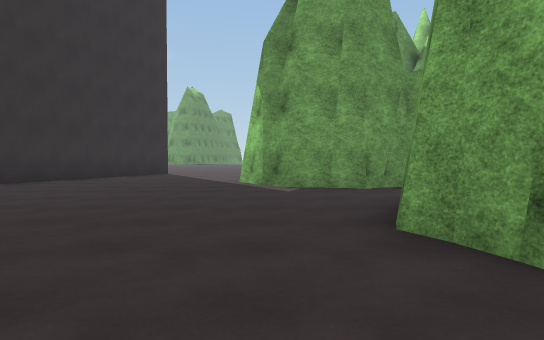
View 1 (above)

24 first-person views from a walk through a Unity game level. The camera is 1.2 m above the floor, tilts 2° down and sees 70° across. The floor is counted in squares, 2 m on a side. Each view is taken from the middle of a square. On the plan, view 1 faces up. The plan holds only what a view shows up to about 11 squares ahead; the rest is blank. The place goes on beyond the plan. Surface patterns are stand-ins for the level's own textures.

View 2
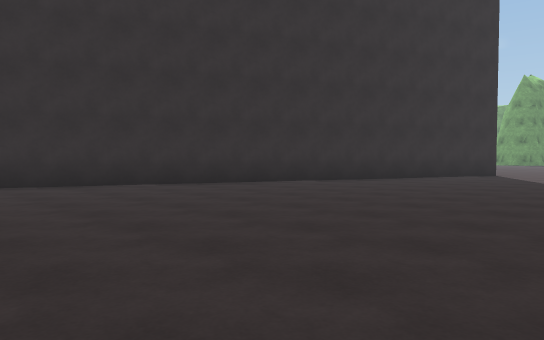

View 3
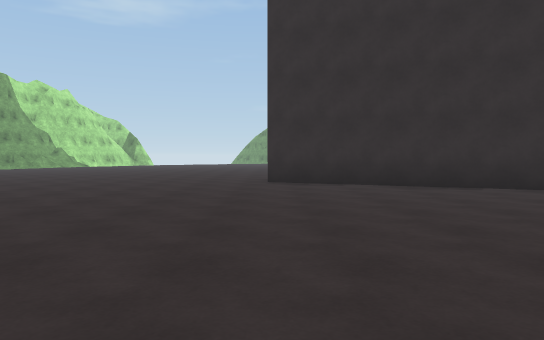

View 4
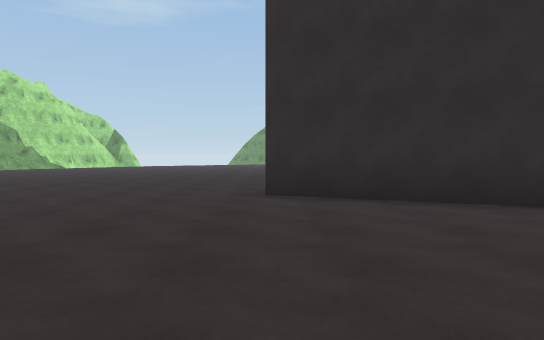

View 5
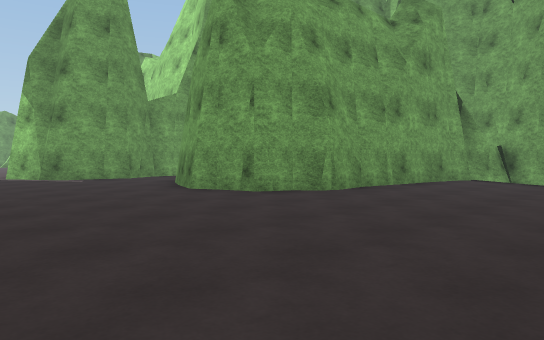

View 6
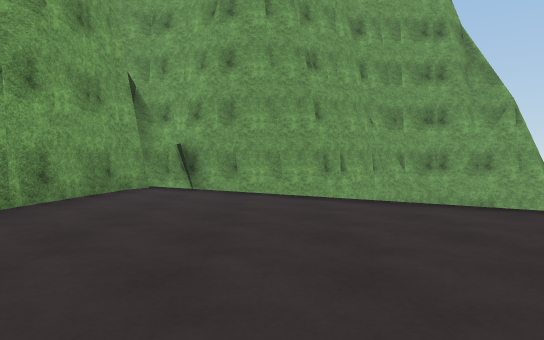

View 7
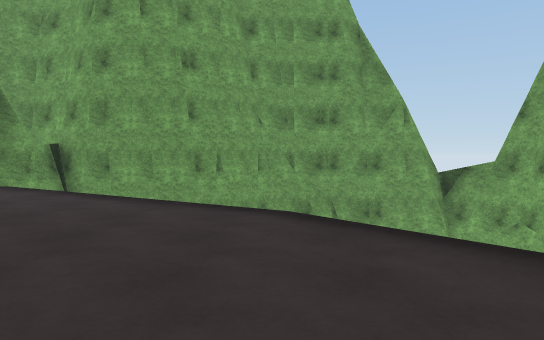

View 8
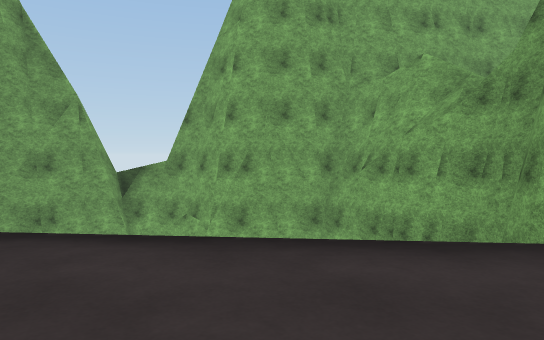

View 9
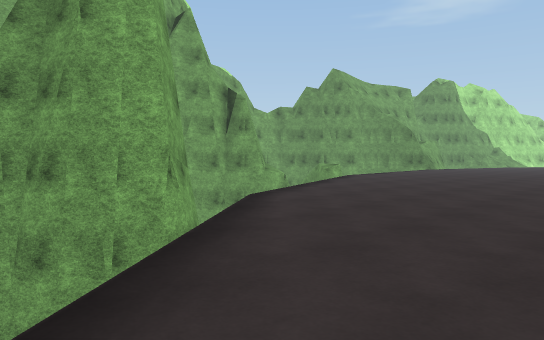

View 10
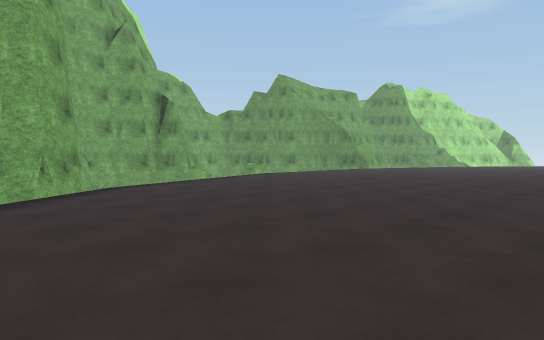

View 11
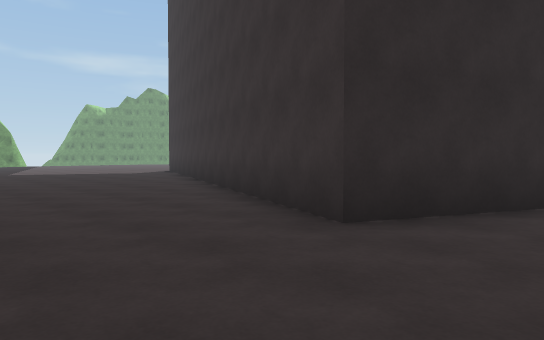

View 12
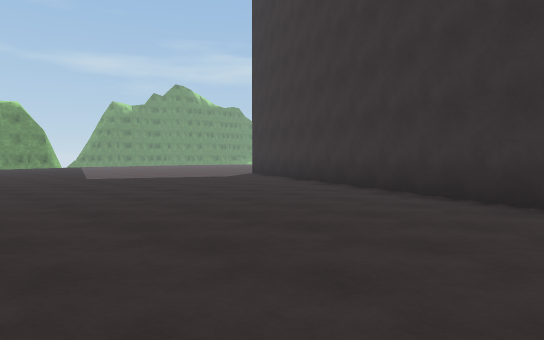

View 13
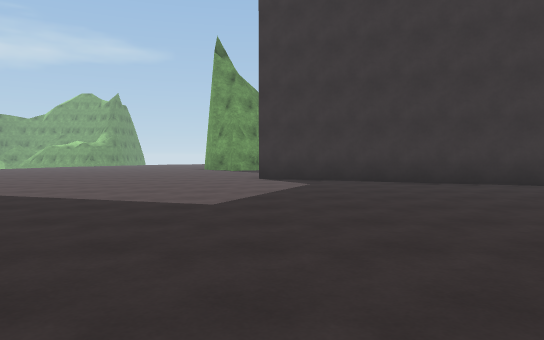

View 14
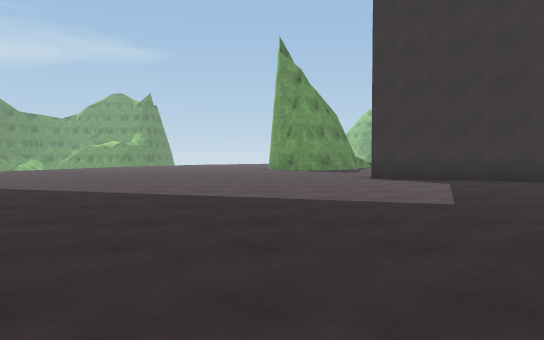

View 15
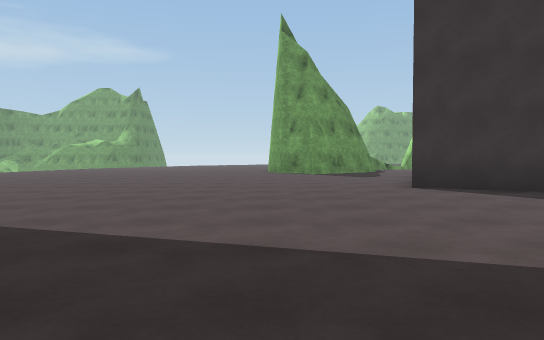

View 16
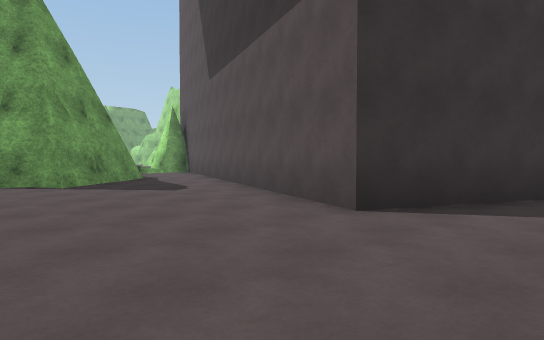

View 17
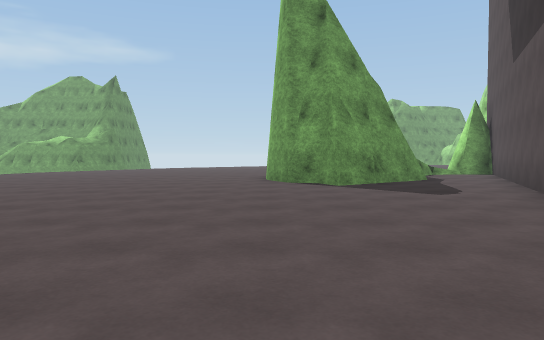

View 18
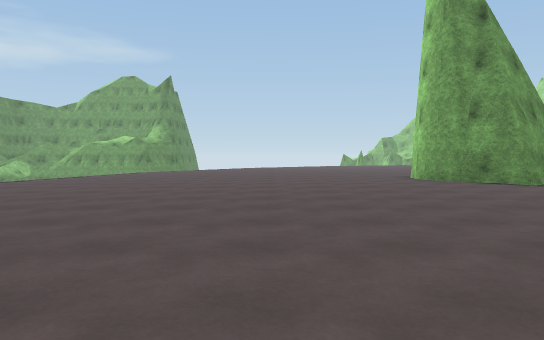

View 19
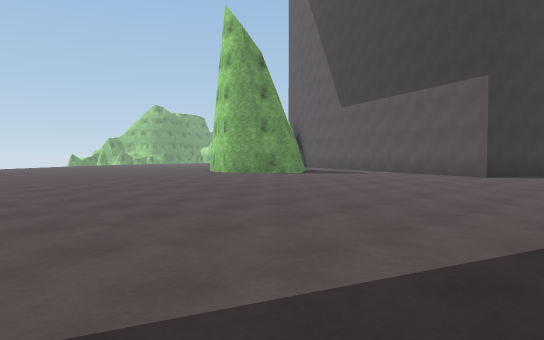

View 20
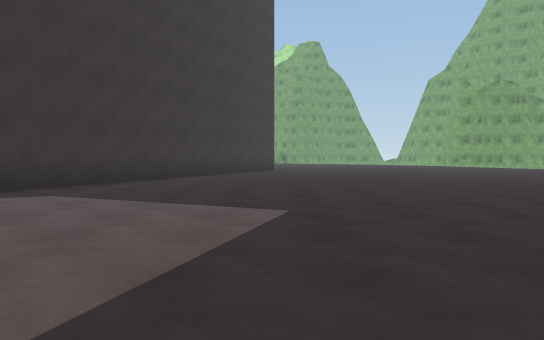

View 21
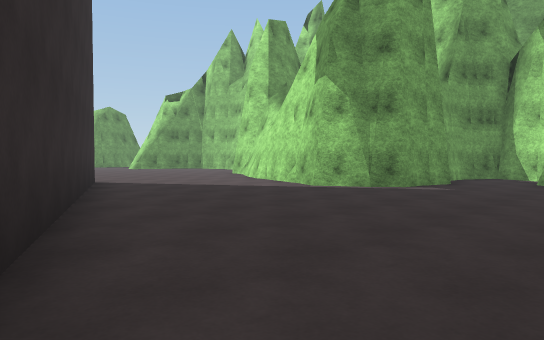

View 22
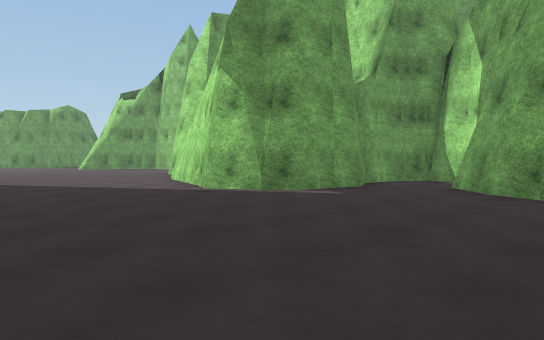

View 23
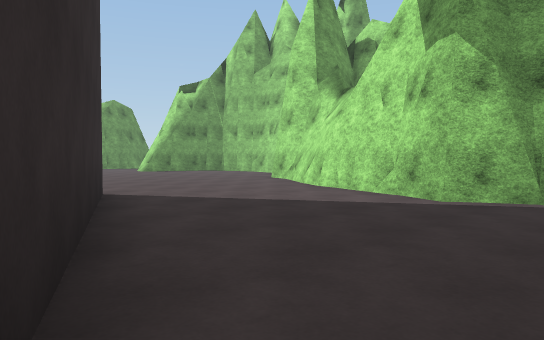

View 24
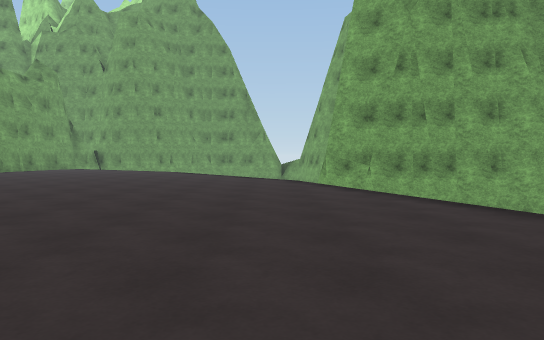

### Floor plan
Key: @ floor where view 1 was taken; # wall or solid block; . floor; = window, fence, low wall or low ledge; v drop or lower ground.
Columns run from 34 left of view 1 to 10 right of it. Each row starts with its distance up from view 1.
 15 v.........#    ..#             .....#
 14 ..........## ##.##             .....#
 13 ...........###..#             #....##
 12 ...............##            ##....#
 11  ..............#             #....##
 10   ............##            ##....#
  9   ............#             #.....#
  8   ............#            ##.....######
  7   ...........##            #...........#
  6  ............####          #..........##
  5  ...............###       ##........###
  4  .................###     #.........#
  3  ...................###  ##.........#
  2       ................####..........##
  1       ...................#...........######
  0        ...........................@.......##
 -1         .................................v #
 -2         .................................  #
 -3          ...............................v  ##
 -4           .  . ........................v   v#
 -5                 .......................v    #
 -6                   .... ...............v     v
 -7                          ...........vv      v
 -8                         ...........v        v
 -9                        ...........v         #
-10                         ........vvvv      vv=
-11                          ....vv  ###v   v####
-12                            vv   v#####vv##
-13                                 v#   ####

Where each view was taken, in squares from view 1:
view 1: 0 up, 0 right, facing up
view 2: 0 up, 0 right, facing up-left
view 3: 1 up, 0 right, facing left
view 4: 1 up, 3 left, facing left
view 5: 3 down, 3 left, facing up-right
view 6: 2 down, 0 right, facing right
view 7: 5 down, 0 right, facing right
view 8: 5 down, 0 right, facing down-right
view 9: 5 down, 3 right, facing down-left
view 10: 2 down, 2 right, facing down-left
view 11: 2 down, 7 left, facing up-left
view 12: 3 down, 11 left, facing up-left
view 13: 4 down, 21 left, facing up
view 14: 4 down, 24 left, facing up
view 15: 1 down, 24 left, facing up
view 16: 4 up, 25 left, facing up-right
view 17: 4 up, 24 left, facing up
view 18: 4 up, 28 left, facing up
view 19: 3 up, 33 left, facing up-right
view 20: 1 up, 26 left, facing right
view 21: 4 up, 7 left, facing up-right
view 22: 3 up, 5 left, facing up-right
view 23: 7 up, 6 left, facing up-right
view 24: 9 down, 11 left, facing right
